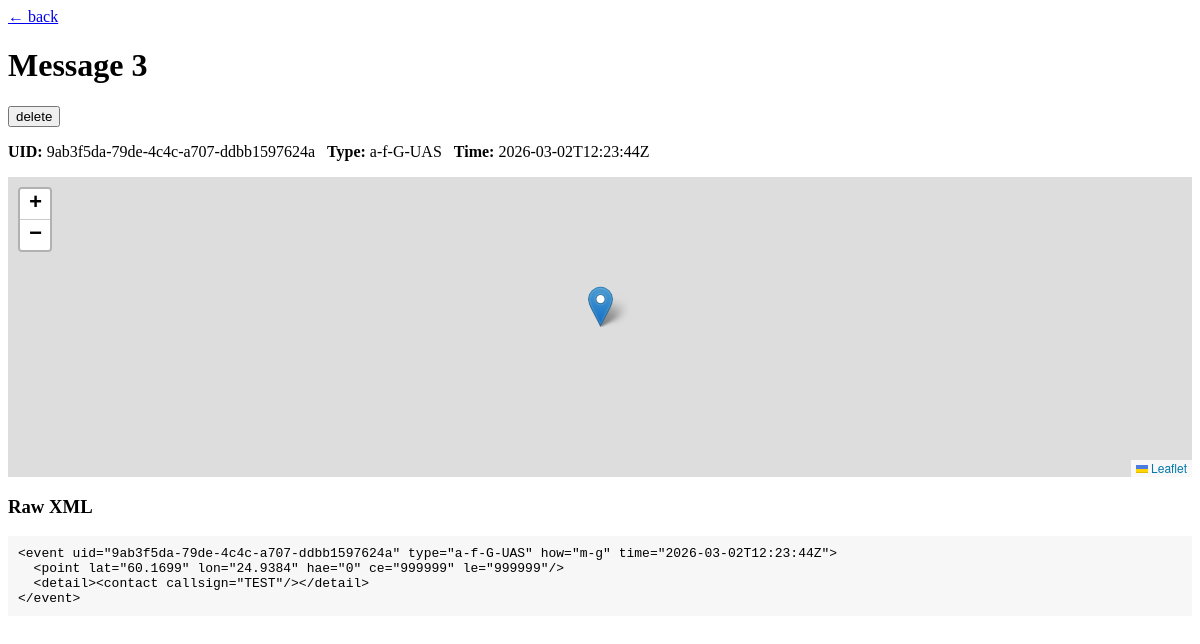
The page /message/3 on the database its author committed.
### app/models.py (models this page shows)
class Message(Base):
    __tablename__ = "messages"
    id = Column(Integer, primary_key=True, index=True)
    uid = Column(String, index=True)
    type = Column(String, index=True)
    how = Column(String)
    time = Column(String)
    lat = Column(Float, nullable=True)
    lon = Column(Float, nullable=True)
    raw_xml = Column(Text)
    received_at = Column(DateTime, default=datetime.datetime.utcnow)

### app/main.py (the view)
@app.get("/message/{msg_id}", response_class=HTMLResponse)
def message_detail(request: Request, msg_id: int):
    db = next(get_db())
    m = db.query(Message).get(msg_id)
    if not m:
        raise HTTPException(status_code=404, detail="Message not found")
    return templates.TemplateResponse("detail.html", {"request": request, "msg": m})

### templates/detail.html (shortened to what this page needs)
<!doctype html>
<html>
<head>
  <link rel="stylesheet" href="https://unpkg.com/leaflet@1.9.4/dist/leaflet.css"/>
</head>
<body>
  <a href="/">← back</a>
  <h1>Message {{ msg.id }}</h1>
  <form method="post" action="/message/{{ msg.id }}/delete" onsubmit="return confirm('Delete this message?');" style="margin:8px 0;">
    <button type="submit">delete</button>
  </form>
  <p><strong>UID:</strong> {{ msg.uid }} &nbsp; <strong>Type:</strong> {{ msg.type }} &nbsp; <strong>Time:</strong> {{ msg.time }}</p>
  {% if msg.lat and msg.lon %}
  <div id="map"></div>
  {% endif %}
  <h3>Raw XML</h3>
  <pre>{{ msg.raw_xml }}</pre>
</body>
</html>

### templates/detail.html (style rules this page uses)
#map { height:300px;margin-bottom:10px }
pre { background:#f7f7f7;padding:10px;overflow:auto }

### rows shown on the page
Message: id "3", uid "9ab3f5da-79de-4c4c-a707-ddbb1597624a", type "a-f-G-UAS", time "2026-03-02T12:23:44Z", raw_xml "<event uid=\"9ab3f5da-79de-4c4c-a707-ddbb1597624a\" type=\"a-f-G-UAS\" how=\"m-g\" time=\"2026-03-02T12:23:44Z\"> <point lat=\"60.1699\" lon=\"24.9384\" hae=\"0\" ce=\"999999\" le=\"999999\"/> <detail><contact callsign=\"TEST\"/></detail> </event>"
